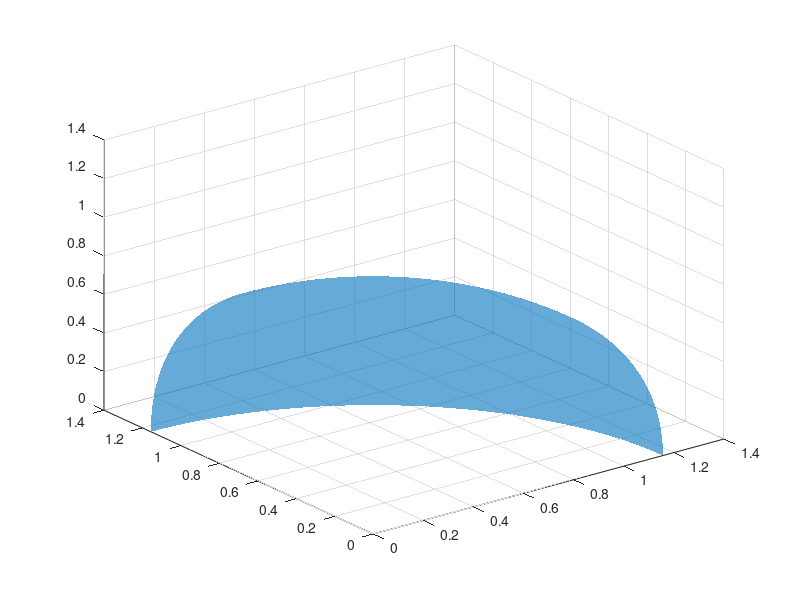

Here is the MATLAB script that generated this plot: (Note: this script raises an error after producing the figure.)
hold off 
 t=2.1
        gt =abs(sin(0.5*pi*t))+1;
        [t1,t2]=meshgrid(linspace(0,1,100),linspace(0,1,100));
        frontx=gt*sin(0.5*pi*t1); 
        fronty=gt*sin(0.5*pi*t2).*cos(0.5*pi*t1); 
        frontz=gt*cos(0.5*pi*t2).*cos(0.5*pi*t1);
        surf(frontx,fronty,frontz,'FaceAlpha',0.6,'FaceColor',[0 0.45 0.74],'EdgeColor','none');
      
       % plot(f1+0.2*t,f2+0.2*t,'Linewidth',2,'Color',' b ')
       hold on
       
      
        A=importdata('D:\Github\MATLAB\data\HSS\MoE\10.10.100\PF\pf_DF11_1_22.dat');
        F1=A(:,1)
        F2=A(:,2)
        F3 = A(:,3);
        plot3(F1,F2,F3,'ro'); %画个体
        hold on
grid on
ylabel('f2+2t');
xlabel('f1+2t');
zlabel('f3+2t');
%xlim([0,7]);
%legend({'POF','MOEA/D-DE'},'Location','northwest');
title('DF7','Fontname','黑体','Fontsize',13,'FontWeight','bold');